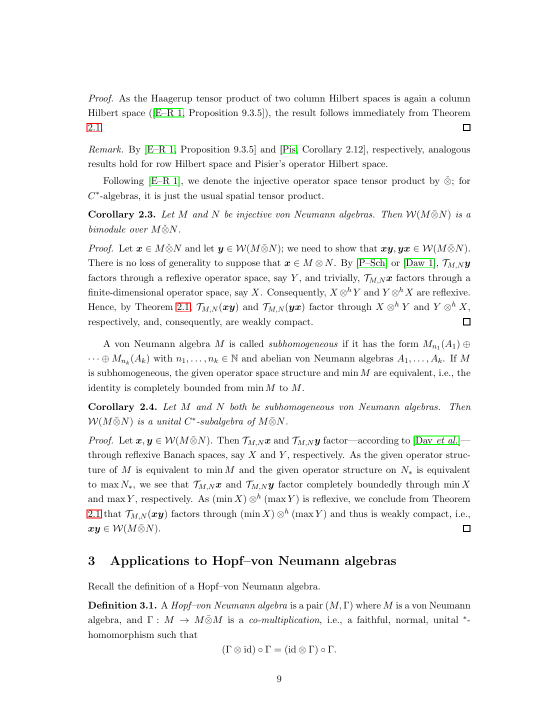
#> input picture packets/fa_banach_001_partial_1104.3812_1104.3812_wap_min_tensor_bimodule_no_injectivity/files/source_corollary_2_3_p9.png, 1105 x 1430 px, given in place of source_page27-27.png, which was not available (shown at 1/2 size)
$ python crop_source_pages.py
#> lines starting #> are read from the running program, lines starting #| are printed output that depends on the picture; pictures that were not available may be replaced by others from this repository, and a replacement may not be noted
#!/usr/bin/env python3
"""Crop the equation and open-question evidence from rendered source pages."""

from pathlib import Path

from PIL import Image


ROOT = Path(__file__).resolve().parents[1]
TMP = ROOT / "tmp"
FIGURES = ROOT / "figures"


def crop(name: str, output: str, top_fraction: float) -> None:
#> called with name = 'source_page27-27.png', output = 'equation_7_2_crop.png', top_fraction = 0.46
    image = Image.open(TMP / name)
#> image is the input picture: PIL image 1105x1430 RGB; mean R, G, B 246.5, 246.7, 246.4
    width, height = image.size
#> width = 1105; height = 1430
    # Retain the full readable page width and the complete top statement area.
    result = image.crop((0, 0, width, int(height * top_fraction)))
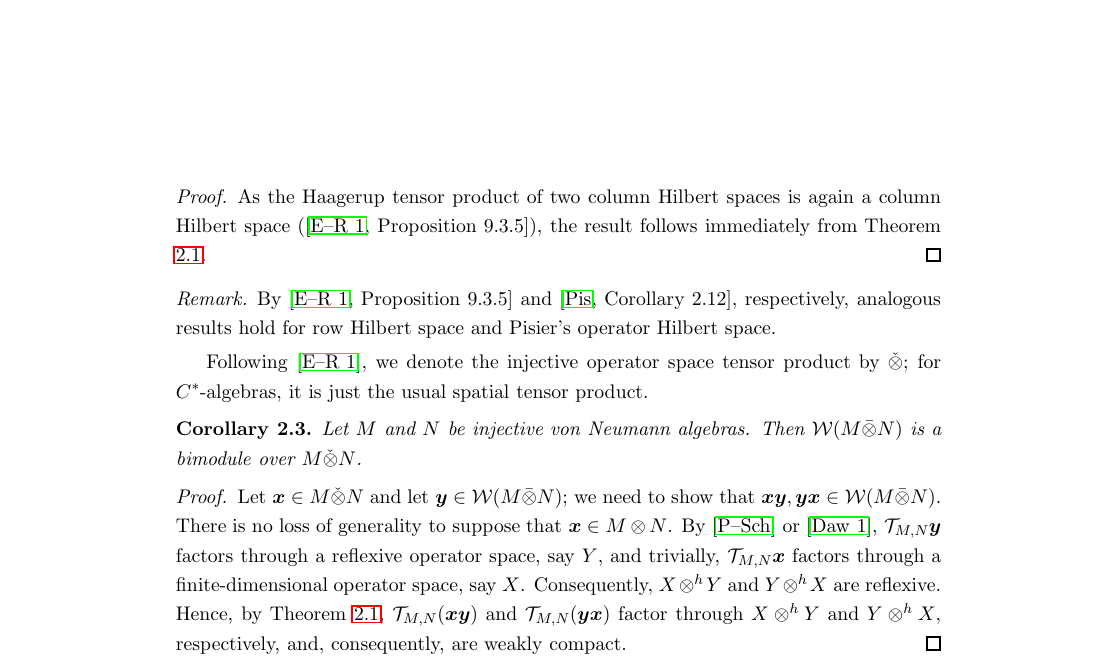
#> result: PIL image 1105x657 RGB; mean R, G, B 246.7, 247, 246.6
    result.save(FIGURES / output)


def main() -> None:
    FIGURES.mkdir(parents=True, exist_ok=True)
    crop("source_page27-27.png", "equation_7_2_crop.png", 0.46)
    crop("source_page35-35.png", "open_question_crop.png", 0.18)
#> call 2 of crop, with name = 'source_page35-35.png', output = 'open_question_crop.png', top_fraction = 0.18
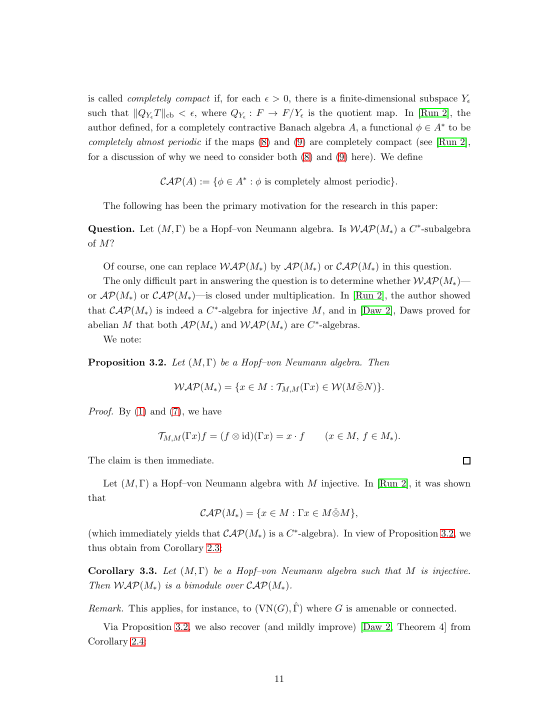
#> input picture packets/fa_banach_001_partial_1104.3812_1104.3812_wap_min_tensor_bimodule_no_injectivity/files/source_open_question_p11.png, 1105 x 1430 px, given in place of source_page35-35.png, which was not available (shown at 1/2 size)
#> in crop, image is the input picture: PIL image 1105x1430 RGB; mean R, G, B 248.5, 248.6, 248.3
#> in crop (call 2), `result = image.crop((0, 0, width, int(height * top_fraction)))`:
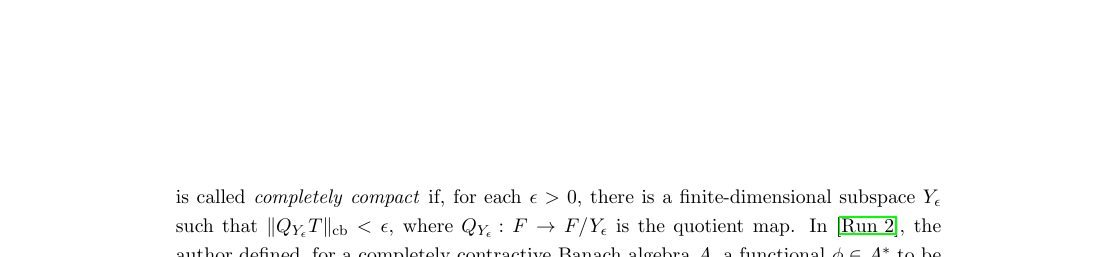
#> result: PIL image 1105x257 RGB; mean R, G, B 250.8, 251.1, 250.8


if __name__ == "__main__":
    main()
